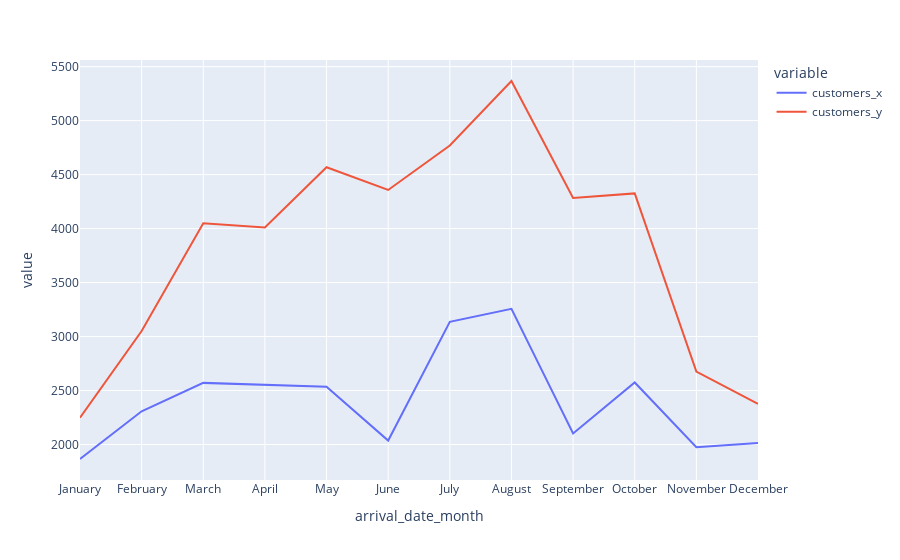

Notebook code for this chart:
### Code cell
px.line(data_frame=final_rush,x='arrival_date_month',y=['customers_x', 'customers_y'])

### Figure 1 — Plotly figure (JSON) as saved in the notebook; plotly's stock layout.template omitted (floating-point values rounded to 4 significant figures)
{"data": [{"hovertemplate": "variable=customers_x<br>arrival_date_month=%{x}<br>value=%{y}<extra></extra>", "legendgroup": "customers_x", "line": {"color": "#636efa", "dash": "solid"}, "marker": {"symbol": "circle"}, "mode": "lines", "name": "customers_x", "orientation": "v", "showlegend": true, "type": "scatter", "x": ["January", "February", "March", "April", "May", "June", "July", "August", "September", "October", "November", "December"], "xaxis": "x", "y": [1866, 2308, 2571, 2550, 2535, 2037, 3137, 3257, 2102, 2575, 1975, 2014], "yaxis": "y"}, {"hovertemplate": "variable=customers_y<br>arrival_date_month=%{x}<br>value=%{y}<extra></extra>", "legendgroup": "customers_y", "line": {"color": "#EF553B", "dash": "solid"}, "marker": {"symbol": "circle"}, "mode": "lines", "name": "customers_y", "orientation": "v", "showlegend": true, "type": "scatter", "x": ["January", "February", "March", "April", "May", "June", "July", "August", "September", "October", "November", "December"], "xaxis": "x", "y": [2249, 3051, 4049, 4010, 4568, 4358, 4770, 5367, 4283, 4326, 2676, 2377], "yaxis": "y"}], "layout": {"legend": {"title": {"text": "variable"}, "tracegroupgap": 0}, "margin": {"t": 60}, "xaxis": {"anchor": "y", "domain": [0, 1], "title": {"text": "arrival_date_month"}}, "yaxis": {"anchor": "x", "domain": [0, 1], "title": {"text": "value"}}}}
